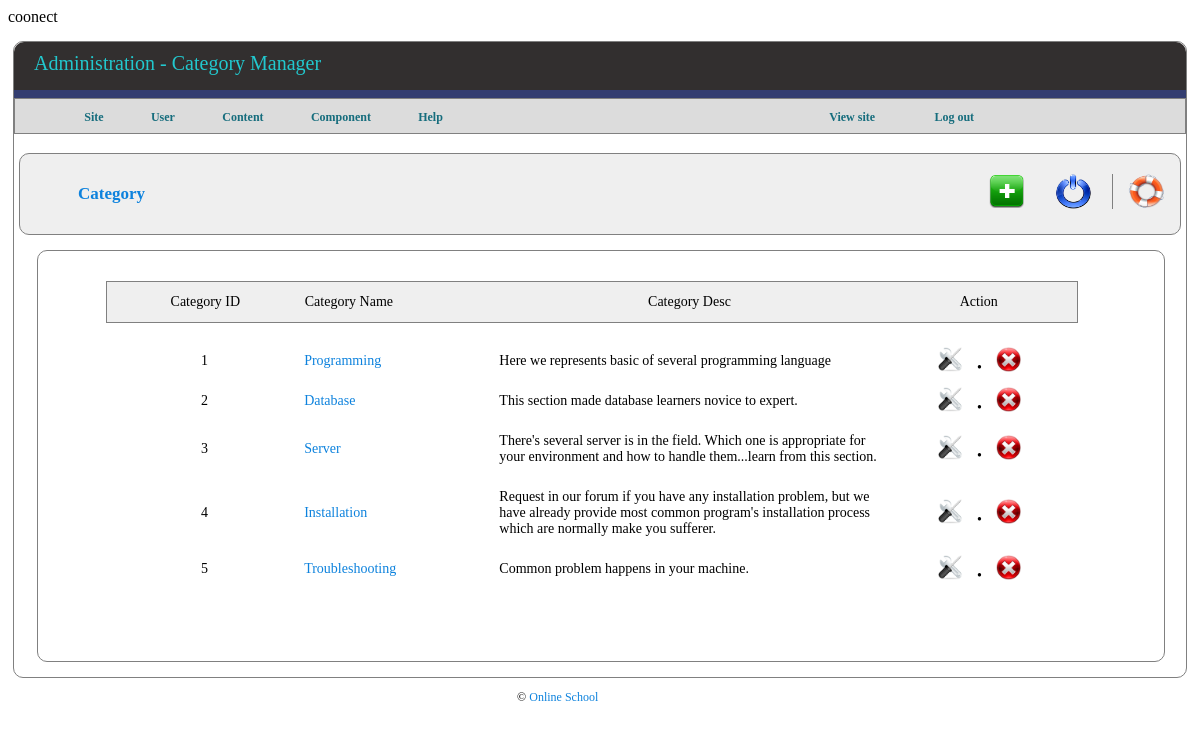
The app's page /admin/category.php (signed in) with its own data.
### tables this page shows
CREATE TABLE IF NOT EXISTS `category` (
  `Category_id` int(11) NOT NULL AUTO_INCREMENT,
  `Category_name` varchar(255) NOT NULL,
  `Category_desc` text NOT NULL,
  PRIMARY KEY (`Category_id`)
);

### admin/category.php (the view, shortened to what this page needs)
<?php
$catSQL = mysql_query("SELECT * FROM category ORDER BY Category_id");
$cat_list="";
while($row = mysql_fetch_array($catSQL)) {
$catID = $row['Category_id'];
$catName = $row['Category_name'];
$catDesc = $row['Category_desc'];
$cat_list .= "<table class='CategoryContentInside' width='90%' border='0'>
			<tr>
				<td width='100' align='center'>$catID</td>
				<td width='100'><a href='subcategory.php?catid=$catID'>$catName</a></td>
				<td class='BarContent' width='200'>$catDesc</td>
				<td width='100' align='center'>
				<a href='edit.php?editcat&cid=$catID'><img class='action_ico' src='style/img/edit.png' title='Edit' alt='ico'>
				</a> &nbsp;&nbsp;&nbsp;&bull;&nbsp;&nbsp;&nbsp;
				<a href='delete.php?deletecat=$catID'><img class='action_ico' src='style/img/delete.png' title='Delete' alt='ico'></a>
				</td>
			</tr>
			</table>";
}
?>
<!doctype html>
<html>
	<head>
		<link href="style/css/index.css" rel="stylesheet "/>
		<link href="style/css/category.css" rel="stylesheet "/>
	</head>
	<body>
	<?php
		include "sub_index.php";
	?>
	<div class="control_center_top">
		<div class="control_center_top_inside">
			&nbsp;&nbsp;<span class="control_center_top_text_left"><a href="category.php">Category</a></span>
			<a href="#"><img class="control_center_top_ico_help" src="style/img/help.png" title="Help" alt="ico"></a>
			<a href="index.php"><img class="control_center_top_ico" src="style/img/cancel.png" title="Close & Exit" alt="ico"></a>
			<a href="addNew.php?option=1"><img class="control_center_top_ico" src="style/img/new.png" title="New" alt="ico"></a>
		</div>
	</div>
	<div class="CategoryContent">
		<div class="categoryBar">
			<table class="CategoryBarInside" width="90%" border="0">
			<tr>
				<td class="BarTitle" width="100" align='center'>Category ID</td>
				<td class="BarTitle" width="100">Category Name</td>
				<td class="BarTitle" width="200" align='center'>Category Desc</td>
				<td class="BarTitle" width="100" align='center'>Action</td>
			</tr>
			</table>
			<br/>
            <?php echo $cat_list; ?>
		</div>
	</div>
	</div>
	<p class="bottomText">&#169;&nbsp;<a href="http://localhost/OnlineSchool/">Online School</a></p>
	</body>
</html>

### admin/style/css/index.css (style rules this page uses)
a:link { color: #0d82dd; text-decoration:none; }
.bottomText { margin-left: 43%; font-size: 12px; }

### admin/style/css/category.css (style rules this page uses)
.control_center_top { background-color: #efefef; border: 1px solid GREY; border-radius: 10px; margin-top: 55px; margin-left: 5px; width: 99%; min-width: 900px; min-height: 50px; padding-top: 30px; }
.control_center_top_ico { margin: -10px 15px 5px 15px; width: 37px; height: 35px; float: right; }
.control_center_top_ico_help { border-left: 1px solid GREY; padding-left: 15px; margin: -10px 15px 5px 5px; width: 37px; height: 35px; float: right; }
.control_center_top_text_left { margin-left: 50px; color: #1441b3; font-weight: bold; font-family: Castellar; font-size: 17px; }
.CategoryContent { border: 1px solid GREY; border-radius: 10px; margin-top: 15px; margin-left: 2%; margin-right: 2%; margin-bottom: 15px; width: 96%; min-width: 900px; min-height: 400px; padding-top: 10px; }
.categoryBar { margin-left: 6%; margin-right: 2%; margin-top: 20px; margin-bottom: 10px; width: 96%; min-width: 850px; box-sizing: border-box; -moz-box-sizing: border-box; -webkit-box-sizing: border-box; }
.BarTitle { padding-top: 10px; padding-bottom: 10px; }
.BarContent { padding-top: 10px; padding-bottom: 10px; }
.CategoryBarInside { background-color: #efefef; border: 1px solid GREY; font-size: 14px; }
.CategoryContentInside { font-size: 14px; }
.action_ico { width: 25px; height: 25px; }

### records on screen
category: Category_id "1", Category_name "Programming", Category_desc "Here we represents basic of several programming language"
category: Category_id "2", Category_name "Database", Category_desc "This section made database learners novice to expert."
category: Category_id "3", Category_name "Server", Category_desc "There's several server is in the field. Which one is appropriate for your environment and how to handle them...learn from this section."
category: Category_id "4", Category_name "Installation", Category_desc "Request in our forum if you have any installation problem, but we have already provide most common program's installation process which are normally make you sufferer."
category: Category_id "5", Category_name "Troubleshooting", Category_desc "Common problem happens in your machine."

### other values on screen
$title "Category Manager"
